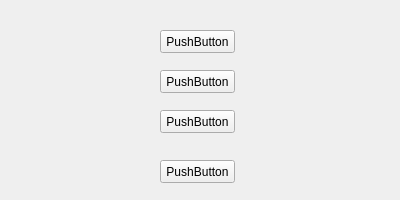
<?xml version="1.0" encoding="UTF-8"?>
<ui version="4.0">
 <class>Form</class>
 <widget class="QWidget" name="Form">
  <property name="geometry">
   <rect>
    <x>0</x>
    <y>0</y>
    <width>400</width>
    <height>200</height>
   </rect>
  </property>
  <property name="windowTitle">
   <string>Form</string>
  </property>
  <widget class="QPushButton" name="pushButton">
   <property name="geometry">
    <rect>
     <x>160</x>
     <y>30</y>
     <width>75</width>
     <height>23</height>
    </rect>
   </property>
   <property name="text">
    <string>PushButton</string>
   </property>
  </widget>
  <widget class="QPushButton" name="pushButton_2">
   <property name="geometry">
    <rect>
     <x>160</x>
     <y>70</y>
     <width>75</width>
     <height>23</height>
    </rect>
   </property>
   <property name="text">
    <string>PushButton</string>
   </property>
  </widget>
  <widget class="QPushButton" name="pushButton_3">
   <property name="geometry">
    <rect>
     <x>160</x>
     <y>110</y>
     <width>75</width>
     <height>23</height>
    </rect>
   </property>
   <property name="text">
    <string>PushButton</string>
   </property>
  </widget>
  <widget class="QPushButton" name="pushButton_4">
   <property name="geometry">
    <rect>
     <x>160</x>
     <y>160</y>
     <width>75</width>
     <height>23</height>
    </rect>
   </property>
   <property name="text">
    <string>PushButton</string>
   </property>
  </widget>
 </widget>
 <resources/>
 <connections/>
</ui>
